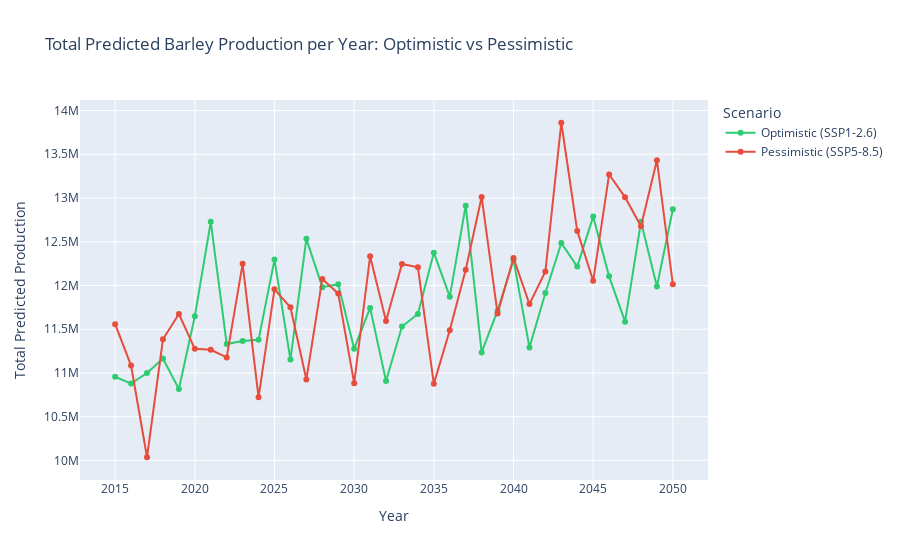

Here is the notebook cell this chart was saved with:
### Code cell
# 1. Total predicted production per year across scenarios
total_by_year = (
    df_all
    .groupby(["year", "scenario"])["predicted_production"]
    .sum()
    .reset_index()
)

fig1 = px.line(
    total_by_year,
    x="year",
    y="predicted_production",
    color="scenario",
    markers=True,
    title="Total Predicted Barley Production per Year: Optimistic vs Pessimistic",
    labels={"predicted_production": "Total Predicted Production", "year": "Year"},
    color_discrete_map={
        "Optimistic (SSP1-2.6)": "#2ecc71",
        "Pessimistic (SSP5-8.5)": "#e74c3c",
    },
)
fig1.update_layout(legend_title_text="Scenario")
fig1.show()

### Figure 1 — Plotly figure (JSON) as saved in the notebook; plotly's stock layout.template omitted (floating-point values rounded to 4 significant figures)
{"data": [{"hovertemplate": "scenario=Optimistic (SSP1-2.6)<br>Year=%{x}<br>Total Predicted Production=%{y}<extra></extra>", "legendgroup": "Optimistic (SSP1-2.6)", "line": {"color": "#2ecc71", "dash": "solid"}, "marker": {"symbol": "circle"}, "mode": "lines+markers", "name": "Optimistic (SSP1-2.6)", "orientation": "v", "showlegend": true, "type": "scatter", "x": [2015, 2016, 2017, 2018, 2019, 2020, 2021, 2022, 2023, 2024, 2025, 2026, 2027, 2028, 2029, 2030, 2031, 2032, 2033, 2034, 2035, 2036, 2037, 2038, 2039, 2040, 2041, 2042, 2043, 2044, 2045, 2046, 2047, 2048, 2049, 2050], "xaxis": "x", "y": [10960000.0, 10880000.0, 11000000.0, 11160000.0, 10820000.0, 11650000.0, 12730000.0, 11330000.0, 11360000.0, 11380000.0, 12300000.0, 11150000.0, 12530000.0, 11980000.0, 12010000.0, 11280000.0, 11740000.0, 10910000.0, 11530000.0, 11670000.0, 12370000.0, 11870000.0, 12910000.0, 11230000.0, 11710000.0, 12290000.0, 11290000.0, 11910000.0, 12490000.0, 12220000.0, 12790000.0, 12100000.0, 11590000.0, 12730000.0, 11990000.0, 12870000.0], "yaxis": "y"}, {"hovertemplate": "scenario=Pessimistic (SSP5-8.5)<br>Year=%{x}<br>Total Predicted Production=%{y}<extra></extra>", "legendgroup": "Pessimistic (SSP5-8.5)", "line": {"color": "#e74c3c", "dash": "solid"}, "marker": {"symbol": "circle"}, "mode": "lines+markers", "name": "Pessimistic (SSP5-8.5)", "orientation": "v", "showlegend": true, "type": "scatter", "x": [2015, 2016, 2017, 2018, 2019, 2020, 2021, 2022, 2023, 2024, 2025, 2026, 2027, 2028, 2029, 2030, 2031, 2032, 2033, 2034, 2035, 2036, 2037, 2038, 2039, 2040, 2041, 2042, 2043, 2044, 2045, 2046, 2047, 2048, 2049, 2050], "xaxis": "x", "y": [11560000.0, 11080000.0, 10040000.0, 11380000.0, 11670000.0, 11280000.0, 11260000.0, 11180000.0, 12250000.0, 10720000.0, 11960000.0, 11750000.0, 10930000.0, 12070000.0, 11910000.0, 10880000.0, 12330000.0, 11590000.0, 12250000.0, 12210000.0, 10870000.0, 11490000.0, 12180000.0, 13010000.0, 11680000.0, 12310000.0, 11790000.0, 12160000.0, 13860000.0, 12620000.0, 12050000.0, 13270000.0, 13010000.0, 12680000.0, 13430000.0, 12010000.0], "yaxis": "y"}], "layout": {"legend": {"title": {"text": "Scenario"}, "tracegroupgap": 0}, "title": {"text": "Total Predicted Barley Production per Year: Optimistic vs Pessimistic"}, "xaxis": {"anchor": "y", "domain": [0, 1], "title": {"text": "Year"}}, "yaxis": {"anchor": "x", "domain": [0, 1], "title": {"text": "Total Predicted Production"}}}}
